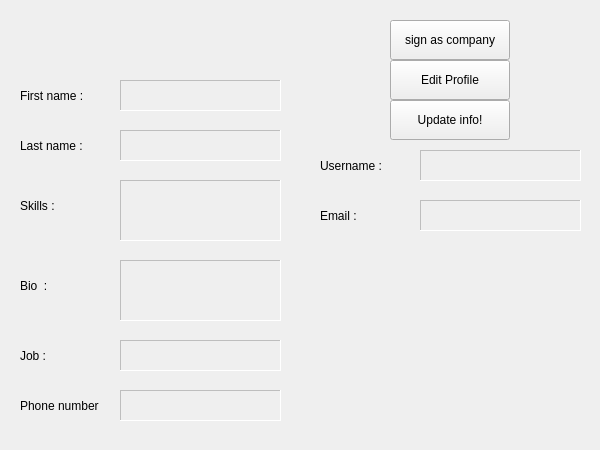
<?xml version="1.0" encoding="UTF-8"?>
<ui version="4.0">
 <class>Me</class>
 <widget class="QWidget" name="Me">
  <property name="geometry">
   <rect>
    <x>0</x>
    <y>0</y>
    <width>600</width>
    <height>450</height>
   </rect>
  </property>
  <property name="windowTitle">
   <string>Form</string>
  </property>
  <widget class="QLabel" name="accountProfile">
   <property name="geometry">
    <rect>
     <x>168</x>
     <y>10</y>
     <width>64</width>
     <height>64</height>
    </rect>
   </property>
   <property name="styleSheet">
    <string notr="true">image: url(:/images/assets/profile.png);</string>
   </property>
   <property name="text">
    <string/>
   </property>
  </widget>
  <widget class="QPushButton" name="companySign_Button">
   <property name="geometry">
    <rect>
     <x>390</x>
     <y>20</y>
     <width>120</width>
     <height>40</height>
    </rect>
   </property>
   <property name="font">
    <font>
     <pointsize>9</pointsize>
    </font>
   </property>
   <property name="text">
    <string>sign as company</string>
   </property>
  </widget>
  <widget class="QLabel" name="companyImage">
   <property name="geometry">
    <rect>
     <x>510</x>
     <y>24</y>
     <width>32</width>
     <height>32</height>
    </rect>
   </property>
   <property name="text">
    <string/>
   </property>
  </widget>
  <widget class="QPushButton" name="companySign_Button_2">
   <property name="geometry">
    <rect>
     <x>390</x>
     <y>60</y>
     <width>120</width>
     <height>40</height>
    </rect>
   </property>
   <property name="font">
    <font>
     <pointsize>9</pointsize>
    </font>
   </property>
   <property name="text">
    <string>Edit Profile</string>
   </property>
  </widget>
  <widget class="QPushButton" name="companySign_Button_3">
   <property name="geometry">
    <rect>
     <x>390</x>
     <y>100</y>
     <width>120</width>
     <height>40</height>
    </rect>
   </property>
   <property name="font">
    <font>
     <pointsize>9</pointsize>
    </font>
   </property>
   <property name="text">
    <string>Update info!</string>
   </property>
  </widget>
  <widget class="QLabel" name="label">
   <property name="geometry">
    <rect>
     <x>20</x>
     <y>80</y>
     <width>111</width>
     <height>31</height>
    </rect>
   </property>
   <property name="styleSheet">
    <string notr="true">font: 12pt &quot;MS Shell Dlg 2&quot;;</string>
   </property>
   <property name="text">
    <string>First name :</string>
   </property>
  </widget>
  <widget class="QTextEdit" name="namee">
   <property name="enabled">
    <bool>false</bool>
   </property>
   <property name="geometry">
    <rect>
     <x>120</x>
     <y>80</y>
     <width>161</width>
     <height>31</height>
    </rect>
   </property>
   <property name="styleSheet">
    <string notr="true">font: 10pt &quot;MS Shell Dlg 2&quot;;
</string>
   </property>
   <property name="frameShape">
    <enum>QFrame::Panel</enum>
   </property>
  </widget>
  <widget class="QLabel" name="label_2">
   <property name="geometry">
    <rect>
     <x>20</x>
     <y>130</y>
     <width>111</width>
     <height>31</height>
    </rect>
   </property>
   <property name="styleSheet">
    <string notr="true">font: 12pt &quot;MS Shell Dlg 2&quot;;</string>
   </property>
   <property name="text">
    <string>Last name :</string>
   </property>
  </widget>
  <widget class="QTextEdit" name="lastnamee">
   <property name="enabled">
    <bool>false</bool>
   </property>
   <property name="geometry">
    <rect>
     <x>120</x>
     <y>130</y>
     <width>161</width>
     <height>31</height>
    </rect>
   </property>
   <property name="styleSheet">
    <string notr="true">font: 10pt &quot;MS Shell Dlg 2&quot;;</string>
   </property>
   <property name="frameShape">
    <enum>QFrame::Panel</enum>
   </property>
  </widget>
  <widget class="QLabel" name="label_3">
   <property name="geometry">
    <rect>
     <x>20</x>
     <y>190</y>
     <width>111</width>
     <height>31</height>
    </rect>
   </property>
   <property name="styleSheet">
    <string notr="true">font: 12pt &quot;MS Shell Dlg 2&quot;;</string>
   </property>
   <property name="text">
    <string>Skills :</string>
   </property>
  </widget>
  <widget class="QTextEdit" name="skills">
   <property name="enabled">
    <bool>false</bool>
   </property>
   <property name="geometry">
    <rect>
     <x>120</x>
     <y>180</y>
     <width>161</width>
     <height>61</height>
    </rect>
   </property>
   <property name="styleSheet">
    <string notr="true">font: 10pt &quot;MS Shell Dlg 2&quot;;</string>
   </property>
   <property name="frameShape">
    <enum>QFrame::Panel</enum>
   </property>
  </widget>
  <widget class="QLabel" name="label_4">
   <property name="geometry">
    <rect>
     <x>20</x>
     <y>270</y>
     <width>111</width>
     <height>31</height>
    </rect>
   </property>
   <property name="styleSheet">
    <string notr="true">font: 12pt &quot;MS Shell Dlg 2&quot;;</string>
   </property>
   <property name="text">
    <string>Bio  :</string>
   </property>
  </widget>
  <widget class="QTextEdit" name="bio">
   <property name="enabled">
    <bool>false</bool>
   </property>
   <property name="geometry">
    <rect>
     <x>120</x>
     <y>260</y>
     <width>161</width>
     <height>61</height>
    </rect>
   </property>
   <property name="styleSheet">
    <string notr="true">font: 10pt &quot;MS Shell Dlg 2&quot;;</string>
   </property>
   <property name="frameShape">
    <enum>QFrame::Panel</enum>
   </property>
  </widget>
  <widget class="QTextEdit" name="job">
   <property name="enabled">
    <bool>false</bool>
   </property>
   <property name="geometry">
    <rect>
     <x>120</x>
     <y>340</y>
     <width>161</width>
     <height>31</height>
    </rect>
   </property>
   <property name="styleSheet">
    <string notr="true">font: 10pt &quot;MS Shell Dlg 2&quot;;</string>
   </property>
   <property name="frameShape">
    <enum>QFrame::Panel</enum>
   </property>
  </widget>
  <widget class="QLabel" name="label_5">
   <property name="geometry">
    <rect>
     <x>20</x>
     <y>340</y>
     <width>111</width>
     <height>31</height>
    </rect>
   </property>
   <property name="styleSheet">
    <string notr="true">font: 12pt &quot;MS Shell Dlg 2&quot;;</string>
   </property>
   <property name="text">
    <string>Job :</string>
   </property>
  </widget>
  <widget class="QTextEdit" name="phone">
   <property name="enabled">
    <bool>false</bool>
   </property>
   <property name="geometry">
    <rect>
     <x>120</x>
     <y>390</y>
     <width>161</width>
     <height>31</height>
    </rect>
   </property>
   <property name="styleSheet">
    <string notr="true">font: 10pt &quot;MS Shell Dlg 2&quot;;</string>
   </property>
   <property name="frameShape">
    <enum>QFrame::Panel</enum>
   </property>
  </widget>
  <widget class="QLabel" name="label_6">
   <property name="geometry">
    <rect>
     <x>20</x>
     <y>390</y>
     <width>111</width>
     <height>31</height>
    </rect>
   </property>
   <property name="styleSheet">
    <string notr="true">font: 10pt &quot;MS Shell Dlg 2&quot;;</string>
   </property>
   <property name="text">
    <string>Phone number</string>
   </property>
  </widget>
  <widget class="QLabel" name="label_7">
   <property name="geometry">
    <rect>
     <x>320</x>
     <y>150</y>
     <width>111</width>
     <height>31</height>
    </rect>
   </property>
   <property name="styleSheet">
    <string notr="true">font: 12pt &quot;MS Shell Dlg 2&quot;;</string>
   </property>
   <property name="text">
    <string>Username :</string>
   </property>
  </widget>
  <widget class="QTextEdit" name="username">
   <property name="enabled">
    <bool>false</bool>
   </property>
   <property name="geometry">
    <rect>
     <x>420</x>
     <y>150</y>
     <width>161</width>
     <height>31</height>
    </rect>
   </property>
   <property name="styleSheet">
    <string notr="true">font: 10pt &quot;MS Shell Dlg 2&quot;;</string>
   </property>
   <property name="frameShape">
    <enum>QFrame::Panel</enum>
   </property>
  </widget>
  <widget class="QTextEdit" name="email">
   <property name="enabled">
    <bool>false</bool>
   </property>
   <property name="geometry">
    <rect>
     <x>420</x>
     <y>200</y>
     <width>161</width>
     <height>31</height>
    </rect>
   </property>
   <property name="styleSheet">
    <string notr="true">font: 8pt &quot;MS Shell Dlg 2&quot;;</string>
   </property>
   <property name="frameShape">
    <enum>QFrame::Panel</enum>
   </property>
  </widget>
  <widget class="QLabel" name="label_8">
   <property name="geometry">
    <rect>
     <x>320</x>
     <y>200</y>
     <width>111</width>
     <height>31</height>
    </rect>
   </property>
   <property name="styleSheet">
    <string notr="true">font: 12pt &quot;MS Shell Dlg 2&quot;;</string>
   </property>
   <property name="text">
    <string>Email :</string>
   </property>
  </widget>
 </widget>
 <resources/>
 <connections/>
</ui>
